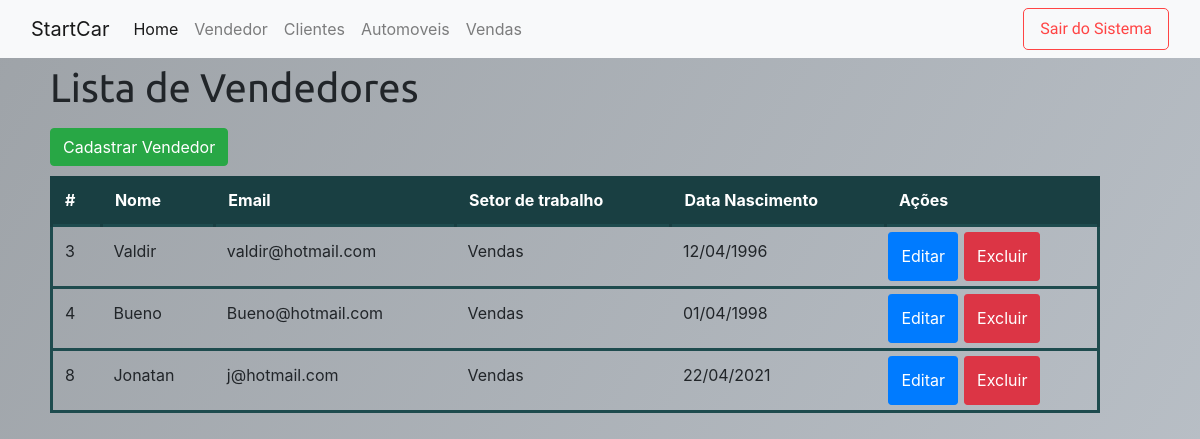
Page /vendedor.php on the committed database.
### tables this page shows
CREATE TABLE `vendedor` (
  `id` int(11) NOT NULL,
  `nome` varchar(50) NOT NULL,
  `email` varchar(50) NOT NULL,
  `setor_trabalho` varchar(25) NOT NULL,
  `data_nascimento` date NOT NULL
);

### vendedor.php (the view, shortened to what this page needs)
<?php
include 'conexao.php';
$result = mysqli_query($connection, "SELECT * FROM vendedor");
$vendedores = $result->fetch_all(MYSQLI_ASSOC);
?>
<!DOCTYPE html>
<html lang="ptBR">
    <head>
        <link rel="stylesheet" href="https://stackpath.bootstrapcdn.com/bootstrap/4.4.1/css/bootstrap.min.css">
    </head>
    <body>
        <nav id="" class="navbar navbar-expand-lg navbar-light bg-light">
            <div class="container-fluid">
                <a class="navbar-brand"> StartCar </a>
                <div class="collapse navbar-collapse" id="navbarText">
                    <ul class="navbar-nav me-auto mb-2 mb-lg-0">
                    <li class="nav-item">
                        <a class="nav-link active" aria-current="page" href="start.php">Home</a>
                    </li>
                    <li class="nav-item">
                        <a class="nav-link" href="vendedor.php">Vendedor</a>
                    </li>
                    <li class="nav-item">
                        <a class="nav-link" href="clientela.php">Clientes</a>
                    </li>
                    <li class="nav-item">
                        <a class="nav-link" href="automoveis.php">Automoveis</a>
                    </li>
                    <li class="nav-item">
                        <a class="nav-link" href="vendas.php">Vendas</a>
                    </li>
                    </ul>
                </div>
                    <li method="POST" action="valida.php" name="logoutli" id="logout" class="d-flex justify-content-right nav-item">
                        <a name="logoutt" class="--logout nav-link" href="Index.php">Sair do Sistema</a>
                    </li>
            </div>
        </nav>
        <section class="--style-content">
            <div>
                <a class="--list d-flex justify-content-start">Lista de Vendedores</a>
            </div>
            <a type="button" class=" --button-register btn btn-success" href="cadastro_vendedor.php">Cadastrar Vendedor</a>
            <table class=" table ">
                <thead>
                <tr>
                    <th class="--style-th">#</th>
                    <th class="--style-th">Nome</th>
                    <th class="--style-th">Email</th>
                    <th class="--style-th">Setor de trabalho</th>
                    <th class="--style-th">Data Nascimento</th>
                    <th class="--style-th">Ações</th>
                </tr>
                </thead>
                <tbody >
                    <?php foreach ($vendedores as $vendedor) { ?>
                        <tr class="--style-tr">
                            <td><?php echo $vendedor["id"]; ?></td>
                            <td><?php echo $vendedor["nome"]; ?></td>
                            <td><?php echo $vendedor["email"]; ?></td>
                            <td><?php echo $vendedor["setor_trabalho"]; ?></td>
                            <td><?php echo date("d/m/Y", strtotime($vendedor["data_nascimento"])); ?></td>
                            <td class="--button-edit btn btn-primary">
                                <?php echo "<a href='edita_vendedor.php?id={$vendedor['id']}'>Editar</a>"; ?>
                            </td>
                            <td class="--button-delete btn btn-danger">
                                <?php echo "<a href='exclui_vendedor.php?id={$vendedor['id']}'>Excluir</a>"; ?>
                            </td>
                        </tr>
                    <?php } ?>
                </tbody>
            </table>
        </section>
    </body>
</html>

### vendedor.php (style rules this page uses)
body { width: 100vw; height: 100vh; background: linear-gradient(-60deg, #9ea3a8, #c5ccd4, #c5ccd4, #9ea3a8); background-size: 400% 400%; position: relative; animation: change 6s ease-in-out infinite; }
.--logout { color:#f44; font-family: 'Dosis', sans-serif; border:thin solid black; border-color: #f44; border-radius: 5px; }
.table td, .table th { border-top: none; }
.table thead th { vertical-align: bottom; border-bottom: none; }
.--style-content { margin: 0px 100px 0px 50px; }
.--list { font-size:40px; font-family: 'Ubuntu', sans-serif; }
.--button-delete a { color:white; text-decoration: none; }
.--button-edit a { color: white; text-decoration: none; }
.--style-tr { border: solid #1e4b4e; }
.--button-edit { margin: 5px 3px 5px 3px; }
.--button-delete { margin: 5px 3px 5px 3px; }
.--style-th { background-color: #193f42; color:white; border: solid #193f42; }
.--button-register { margin: 10px 0px 10px 0px; }

### rows in the picture
vendedor: id "3", nome "Valdir", email "valdir@hotmail.com", setor_trabalho "Vendas", data_nascimento "12/04/1996"
vendedor: id "4", nome "Bueno", email "Bueno@hotmail.com", setor_trabalho "Vendas", data_nascimento "01/04/1998"
vendedor: id "8", nome "Jonatan", email "j@hotmail.com", setor_trabalho "Vendas", data_nascimento "22/04/2021"
